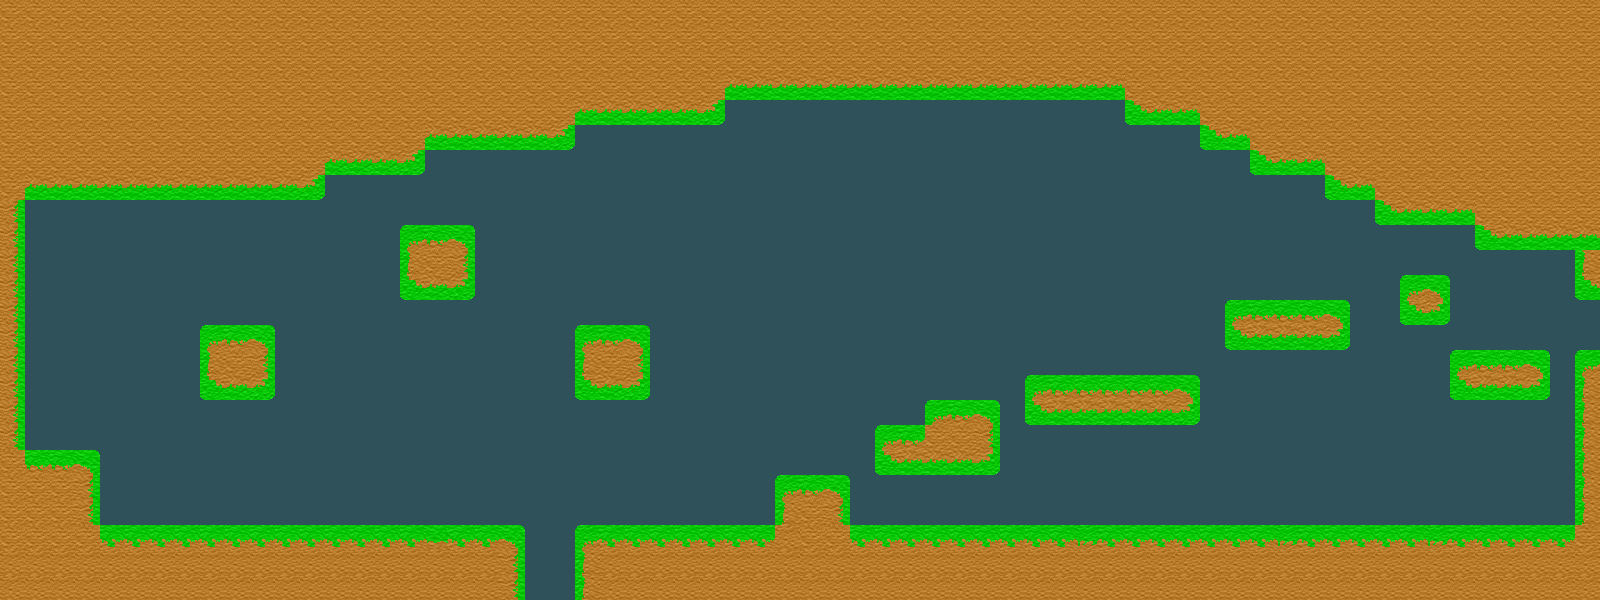

This is a level from a 2D game, rendered from its Tiled map with the project's own tilesets. A one-line summary and the map file follow, with tile-layer data summarised:
An orthogonal 64x24 tile map with 25x25 px tiles, 1 tile layer (Tile Layer 1).

<map version="1.0" orientation="orthogonal" renderorder="right-down" width="64" height="24" tilewidth="25" tileheight="25" nextobjectid="1">
 <tileset firstgid="1" name="tileset" tilewidth="25" tileheight="25" tilecount="100" columns="10">
  <image source="tileset.png" width="250" height="250" />
 </tileset>
 <layer name="Tile Layer 1" width="64" height="24">
  <data>[1536 cells, 1536 non-empty, 14 distinct tile ids]</data>
 </layer>
</map>
